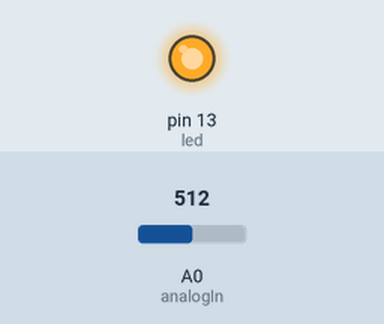
Simulated run of this sketch. Board: Arduino Uno, built with avr-gcc and run on an emulated ATmega328P. Shown: output pins drawn as LEDs (lit = HIGH). The test bench sets the inputs (shaded band); at power-on: A0 (analogIn) = 512. What the sketch prints to the serial monitor is not drawn.

Above: at 0.1 s.
Timing chart, 0 to 1.6 s (numbered marks = the images above):
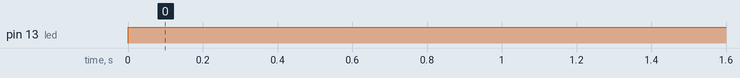

The sketch:

monogusa_kai.ino
```cpp
int       led = 13;       // Arduinoで波形を見たいときに、リレーのプラス側をここに接続する
const int analogIn = A0;
int       mVperAmp = 185; // 100V20A Module用
int       RawValue = 0;
int       ACSoffset = 2500;
double    Voltage = 0;
double    Amps = 0;

void setup() {
  // シリアル通信速度の設定
  Serial.begin( 9600 );
  // 13pinを出力モードに設定
  pinMode( led, OUTPUT );
}


void loop() {
  // リレーテスト用に13pinは常にHighとする
  digitalWrite( led, HIGH );

  // センサーから電圧を得る
  RawValue = analogRead( analogIn );
  Voltage = ( RawValue / 1024.0 ) * 5000;         // 電圧を得る
  Amps = ( ( Voltage - ACSoffset ) / mVperAmp );  //

  Serial.println( Amps );                         // 改行付きでシリアルに出力する

  // ウエイトを入れる
  delay( 10 );
}
```

Measured:
- by itself, pin 13 (led): LOW → HIGH at 0.00 s
